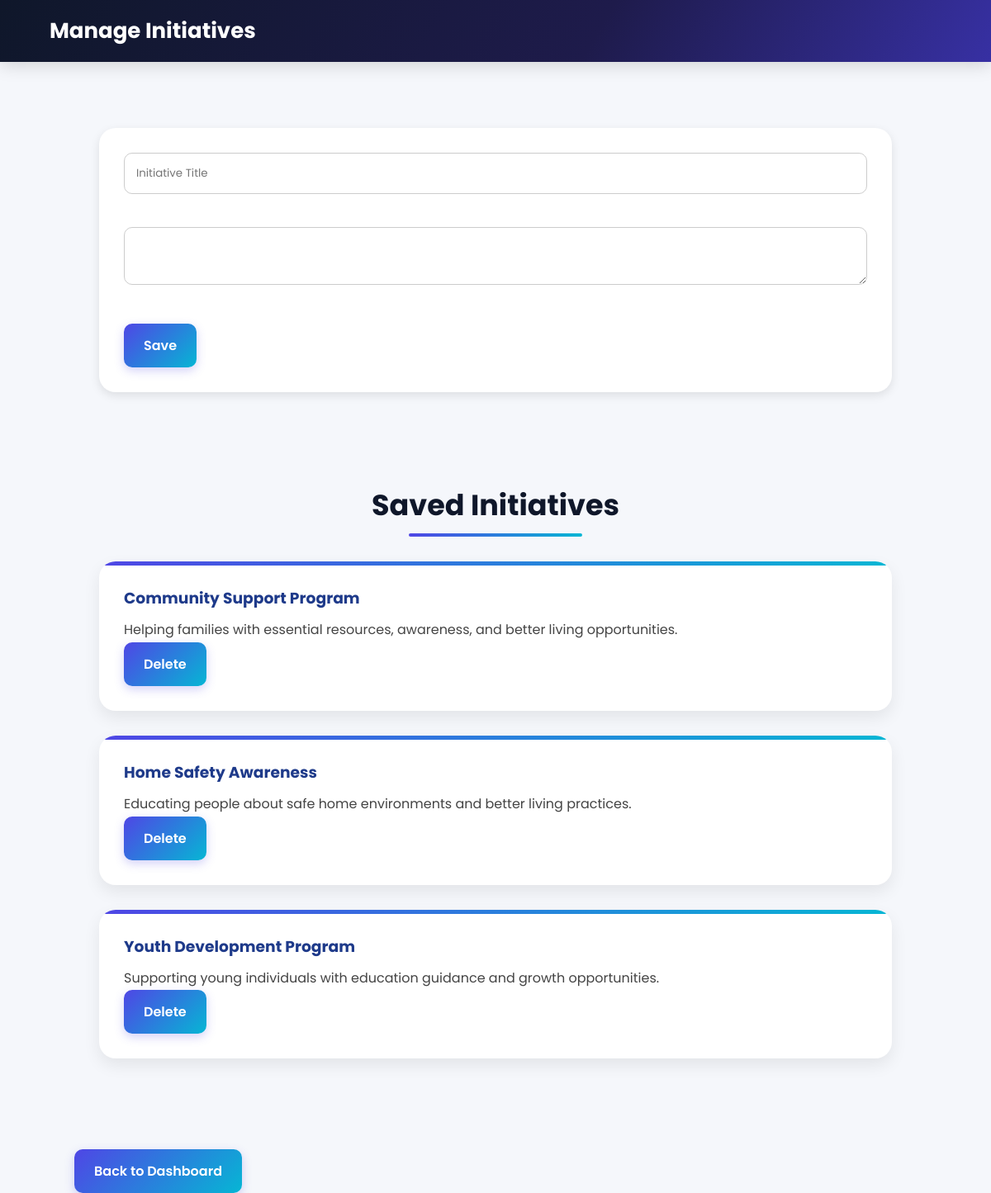
/manage-initiatives (signed in), run on the app's committed database.
### tables this page shows
CREATE TABLE initiatives(
    id INTEGER PRIMARY KEY AUTOINCREMENT,
    title TEXT,
    description TEXT
    );

### app.py (the view, shortened to what this page needs)
@app.route('/manage-initiatives', methods=['GET', 'POST'])
def manage_initiatives():
    if 'name' not in session:
        return redirect('/login')
    conn = sqlite3.connect("student.db")
    cursor = conn.cursor()
    cursor.execute("SELECT * FROM initiatives")
    initiatives = cursor.fetchall()
    conn.close()
    return render_template(
        "manage_initiatives.html",
        initiatives=initiatives
    )

### templates/manage_initiatives.html (shortened to what this page needs)
<!DOCTYPE html>
<html>
<head>
    <link rel="stylesheet" href="{{ url_for('static', filename='style.css') }}">
</head>
<body>
<header>
    <h1>Manage Initiatives</h1>
</header>
<div class="container">
    <section>
        <form method="POST">
            <input type="text"
                   name="title"
                   placeholder="Initiative Title"
                   required>
            <br><br>
            <textarea
                name="description"
                placeholder="Description"
                required>
            </textarea>
            <br><br>
            <button type="submit">
                Save
            </button>
        </form>
    </section>
    <section>
        <h2>Saved Initiatives</h2>
        {% for item in initiatives %}
        <div class="card">
            <h3>{{ item[1] }}</h3>
            <p>{{ item[2] }}</p>
            <a href="/delete-initiative/{{ item[0] }}">
                <button type="button">
                    Delete
                </button>
            </a>
        </div>
        {% endfor %}
    </section>
    <a href="/dashboard">
        <button type="button">
            Back to Dashboard
        </button>
    </a>
</div>
</body>
</html>

### static/style.css (style rules this page uses)
:root { --primary: #4f46e5; --primary-light: #6366f1; --primary-dark: #3730a3; --secondary: #06b6d4; --teal: #0d9488; --teal-light: #14b8a6; --amber: #d97706; --amber-light: #f59e0b; --rose: #e11d48; --rose-light: #fb7185; --dark: #0f172a; --gray: #64748b; --light-bg: #f5f7fb; }
* { margin: 0; padding: 0; box-sizing: border-box; font-family: 'Poppins', Arial, sans-serif; }
html { overflow-x: hidden; scroll-behavior: smooth; }
body { background: var(--light-bg); overflow-x: hidden; }
nav, header { background: linear-gradient( 120deg, var(--dark) 0%, #1e1b4b 60%, var(--primary-dark) 100% ); padding: 18px 60px; display: flex; flex-wrap: wrap; justify-content: space-between; align-items: center; position: sticky; top: 0; z-index: 100; row-gap: 12px; box-shadow: 0 4px 20px rgba(0, 0, 0, 0.15); }
header h1 { color: white; margin: 0; font-size: 26px; font-weight: 700; }
.container { width: 85%; max-width: 1200px; margin: auto; margin-top: 50px; }
section { margin-bottom: 50px; padding: 30px; }
section h2 { text-align: center; font-size: 35px; font-weight: 700; color: #0f172a; margin-bottom: 30px; position: relative; display: inline-block; left: 50%; transform: translateX(-50%); }
section h2::after { content: ''; width: 70%; height: 4px; background: linear-gradient( 90deg, var(--primary), var(--secondary) ); display: block; margin: auto; margin-top: 8px; border-radius: 10px; }
.card { background: white; border-radius: 20px; padding: 30px; margin-bottom: 30px; box-shadow: 0 8px 20px rgba(0, 0, 0, 0.08); transition: 0.3s; position: relative; overflow: hidden; }
.card::before { content: ''; position: absolute; top: 0; left: 0; right: 0; height: 5px; background: linear-gradient( 90deg, var(--primary), var(--secondary) ); }
.card h3 { color: #1e3a8a; margin-bottom: 10px; }
.card p { line-height: 1.8; color: #444; }
button { background: linear-gradient( 135deg, var(--primary), var(--secondary) ); color: white; border: none; padding: 14px 24px; border-radius: 10px; cursor: pointer; font-size: 16px; font-weight: 600; box-shadow: 0 4px 12px rgba(79, 70, 229, 0.25); transition: transform 0.2s ease, box-shadow 0.2s ease, filter 0.2s ease; }
form { background: white; padding: 30px; border-radius: 20px; box-shadow: 0 4px 12px rgba(0, 0, 0, 0.1); }
input, textarea { width: 100%; padding: 14px; margin-bottom: 15px; border: 1px solid #ccc; border-radius: 10px; outline: none; }

### data on the page
initiatives: title "Community Support Program", description "Helping families with essential resources, awareness, and better living opportunities."
initiatives: title "Home Safety Awareness", description "Educating people about safe home environments and better living practices."
initiatives: title "Youth Development Program", description "Supporting young individuals with education guidance and growth opportunities."
